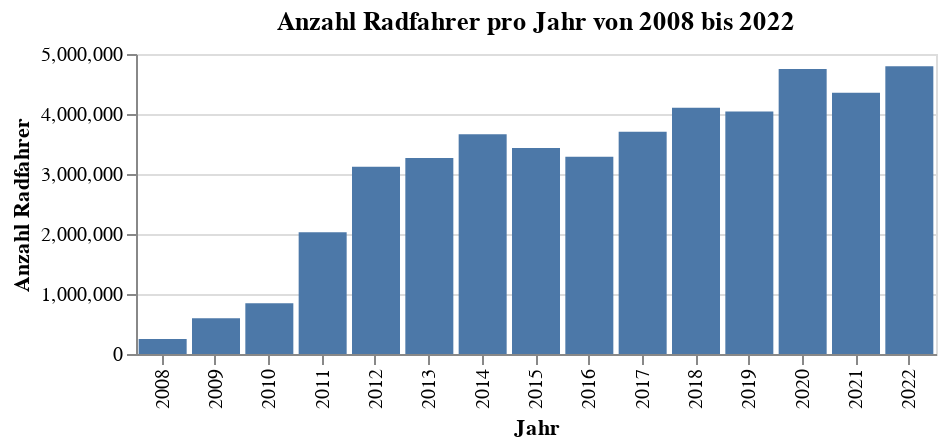

The cell this chart's notebook holds for it:
### Code cell
# Funktion: Automatisches Erstellen eines Diagramms aus allen Dateipfaden
def create_chart(file_paths):
    # Gesamtsummen aus den CSV-Dateien berechnen
    gesamt_summen = [pd.read_csv(file_path)['gesamt'].sum() for file_path in file_paths]

    # Jahre aus der jeweiligen Spalte 'datum' extrahieren
    jahre = [pd.to_datetime(pd.read_csv(file_path)['datum']).dt.year.iloc[0] for file_path in file_paths]
    
    #Jahre aus dem Dateipfad extrahieren
    #jahre = [str(pd.to_datetime(file_path.split('_')[1], format='%Y').strftime('%Y')) for file_path in file_paths]
    
    # Altair-Diagramm erstellen
    chart = alt.Chart(pd.DataFrame({'Jahr': jahre, 'Anzahl Radfahrer': gesamt_summen})).mark_bar().encode(
        alt.X('Jahr:O'), # O, because time is ordinal
        alt.Y('Anzahl Radfahrer:Q'), #scale does nothing here # Q because the sum is quantitative
        tooltip=['Jahr', 'Anzahl Radfahrer']  # tooltip = text to show, when user's cursor is over a mark
    ).properties(
        title='Anzahl Radfahrer pro Jahr von 2008 bis 2022',
        width=400,
        height=150
    )

    return chart

# Diagramm erstellen
chart = create_chart(file_paths)

# Diagramm anzeigen
chart

### Figure 1 — Vega specification as saved in the notebook (floating-point values rounded to 4 significant figures)
{"$schema": "https://vega.github.io/schema/vega/v5.json", "data": [{"name": "source_0", "values": [{"Anzahl Radfahrer": 4798000.0, "Anzahl Radfahrer_end": 4798000.0, "Anzahl Radfahrer_start": 0.0, "Jahr": 2022}, {"Anzahl Radfahrer": 4356000.0, "Anzahl Radfahrer_end": 4356000.0, "Anzahl Radfahrer_start": 0.0, "Jahr": 2021}, {"Anzahl Radfahrer": 4751000.0, "Anzahl Radfahrer_end": 4751000.0, "Anzahl Radfahrer_start": 0.0, "Jahr": 2020}, {"Anzahl Radfahrer": 4040000.0, "Anzahl Radfahrer_end": 4040000.0, "Anzahl Radfahrer_start": 0.0, "Jahr": 2019}, {"Anzahl Radfahrer": 4105000.0, "Anzahl Radfahrer_end": 4105000.0, "Anzahl Radfahrer_start": 0.0, "Jahr": 2018}, {"Anzahl Radfahrer": 3705000.0, "Anzahl Radfahrer_end": 3705000.0, "Anzahl Radfahrer_start": 0.0, "Jahr": 2017}, {"Anzahl Radfahrer": 3286000.0, "Anzahl Radfahrer_end": 3286000.0, "Anzahl Radfahrer_start": 0.0, "Jahr": 2016}, {"Anzahl Radfahrer": 3434000.0, "Anzahl Radfahrer_end": 3434000.0, "Anzahl Radfahrer_start": 0.0, "Jahr": 2015}, {"Anzahl Radfahrer": 3661000.0, "Anzahl Radfahrer_end": 3661000.0, "Anzahl Radfahrer_start": 0.0, "Jahr": 2014}, {"Anzahl Radfahrer": 3266000.0, "Anzahl Radfahrer_end": 3266000.0, "Anzahl Radfahrer_start": 0.0, "Jahr": 2013}, {"Anzahl Radfahrer": 3122000.0, "Anzahl Radfahrer_end": 3122000.0, "Anzahl Radfahrer_start": 0.0, "Jahr": 2012}, {"Anzahl Radfahrer": 2027000.0, "Anzahl Radfahrer_end": 2027000.0, "Anzahl Radfahrer_start": 0.0, "Jahr": 2011}, {"Anzahl Radfahrer": 845400.0, "Anzahl Radfahrer_end": 845400.0, "Anzahl Radfahrer_start": 0.0, "Jahr": 2010}, {"Anzahl Radfahrer": 596400.0, "Anzahl Radfahrer_end": 596400.0, "Anzahl Radfahrer_start": 0.0, "Jahr": 2009}, {"Anzahl Radfahrer": 250200.0, "Anzahl Radfahrer_end": 250200.0, "Anzahl Radfahrer_start": 0.0, "Jahr": 2008}]}, {"name": "source_0_x_domain_Jahr", "values": [{"Jahr": 2022}, {"Jahr": 2021}, {"Jahr": 2020}, {"Jahr": 2019}, {"Jahr": 2018}, {"Jahr": 2017}, {"Jahr": 2016}, {"Jahr": 2015}, {"Jahr": 2014}, {"Jahr": 2013}, {"Jahr": 2012}, {"Jahr": 2011}, {"Jahr": 2010}, {"Jahr": 2009}, {"Jahr": 2008}]}], "marks": [{"type": "rect", "name": "marks", "from": {"data": "source_0"}, "encode": {"update": {"tooltip": {"signal": "{\"Jahr\": format(datum[\"Jahr\"], \"\"), \"Anzahl Radfahrer\": format(datum[\"Anzahl Radfahrer\"], \"\")}"}, "fill": {"value": "#4c78a8"}, "width": {"signal": "max(0.25, bandwidth('x'))"}, "ariaRoleDescription": {"value": "bar"}, "y2": {"field": "Anzahl Radfahrer_start", "scale": "y"}, "description": {"signal": "\"Jahr: \" + (isValid(datum[\"Jahr\"]) ? datum[\"Jahr\"] : \"\"+datum[\"Jahr\"]) + \"; Anzahl Radfahrer: \" + (format(datum[\"Anzahl Radfahrer\"], \"\"))"}, "x": {"field": "Jahr", "scale": "x"}, "y": {"field": "Anzahl Radfahrer_end", "scale": "y"}}}, "style": ["bar"]}], "scales": [{"name": "x", "type": "band", "domain": {"data": "source_0_x_domain_Jahr", "field": "Jahr", "sort": true}, "range": [0, {"signal": "width"}], "paddingOuter": 0.05, "paddingInner": 0.1}, {"name": "y", "type": "linear", "domain": {"data": "source_0", "fields": ["Anzahl Radfahrer_start", "Anzahl Radfahrer_end"]}, "range": [{"signal": "height"}, 0], "nice": true, "zero": true}], "axes": [{"scale": "y", "tickCount": {"signal": "ceil(height/40)"}, "gridScale": "x", "labels": false, "grid": true, "minExtent": 0, "zindex": 0, "orient": "left", "maxExtent": 0, "ticks": false, "domain": false, "aria": false}, {"scale": "x", "zindex": 0, "title": "Jahr", "labelAngle": 270, "labelBaseline": "middle", "orient": "bottom", "grid": false, "labelAlign": "right"}, {"scale": "y", "grid": false, "zindex": 0, "title": "Anzahl Radfahrer", "orient": "left", "labelOverlap": true, "tickCount": {"signal": "ceil(height/40)"}}], "title": {"text": "Anzahl Radfahrer pro Jahr von 2008 bis 2022", "frame": "group"}, "style": "cell", "padding": 5, "background": "white", "width": 400, "height": 150}
